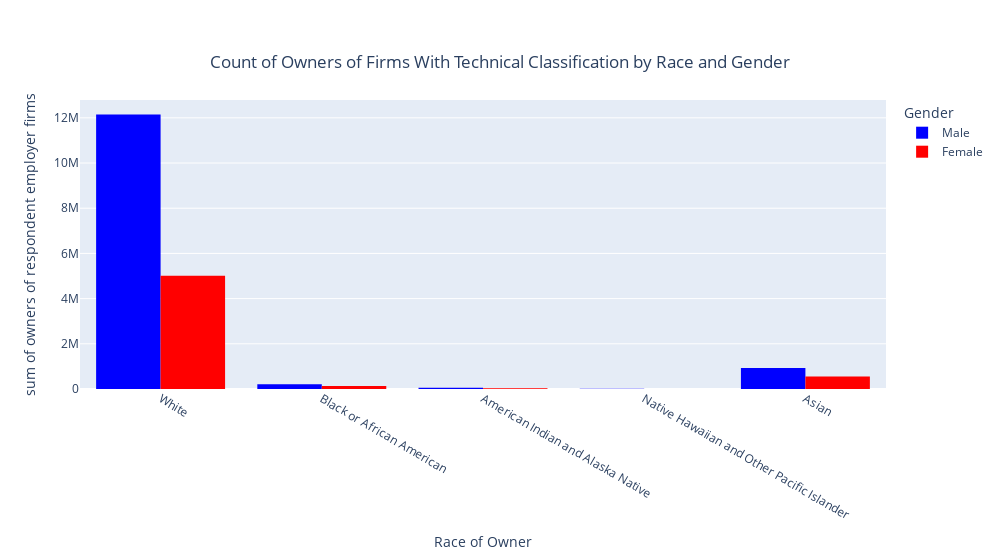

The notebook cell saved with this chart:
### Code cell
technical_fields_owners_races_df = technical_fields_owners_df.copy()
technical_fields_owners_races_df.drop(technical_fields_owners_races_df.index[technical_fields_owners_races_df['OWNER_RACE_LABEL'] == 'All owners of respondent firms'], inplace=True)
technical_fields_owners_races_df.drop(technical_fields_owners_races_df.index[technical_fields_owners_races_df['OWNER_RACE_LABEL'] == 'Minority'], inplace=True)
technical_fields_owners_races_df.drop(technical_fields_owners_races_df.index[technical_fields_owners_races_df['OWNER_RACE_LABEL'] == 'Nonminority'], inplace=True)
technical_fields_owners_races_df.drop(technical_fields_owners_races_df.index[technical_fields_owners_races_df['OWNER_SEX_LABEL'] == 'All owners of respondent firms'], inplace=True)

fig = px.histogram(technical_fields_owners_races_df, color='OWNER_SEX_LABEL', x='OWNER_RACE_LABEL', barmode='group', y='OWNPDEMP', title='Count of Owners of Firms With Technical Classification by Race and Gender', labels={'OWNER_SEX_LABEL':'Gender', 'OWNPDEMP': 'owners of respondent employer firms', 'OWNER_RACE_LABEL':'Race of Owner'}, color_discrete_map={'Male': 'blue','Female': 'red'})
fig.update_layout(
    title={        
        'y':0.9,
        'x':0.5,
        'xanchor': 'center',
        'yanchor': 'top'},
    width = 1000)
fig.show()

### Figure 1 — Plotly figure (JSON) as saved in the notebook; plotly's stock layout.template omitted (floating-point values rounded to 4 significant figures; data arrays with more than 128 entries replaced by an {"elided": "..."} marker saying what was removed)
{"data": [{"alignmentgroup": "True", "bingroup": "x", "histfunc": "sum", "hovertemplate": "Gender=Male<br>Race of Owner=%{x}<br>sum of owners of respondent employer firms=%{y}<extra></extra>", "legendgroup": "Male", "marker": {"color": "blue", "pattern": {"shape": ""}}, "name": "Male", "offsetgroup": "Male", "orientation": "v", "showlegend": true, "type": "histogram", "x": {"elided": "523 str values"}, "xaxis": "x", "y": {"elided": "523 int values"}, "yaxis": "y"}, {"alignmentgroup": "True", "bingroup": "x", "histfunc": "sum", "hovertemplate": "Gender=Female<br>Race of Owner=%{x}<br>sum of owners of respondent employer firms=%{y}<extra></extra>", "legendgroup": "Female", "marker": {"color": "red", "pattern": {"shape": ""}}, "name": "Female", "offsetgroup": "Female", "orientation": "v", "showlegend": true, "type": "histogram", "x": {"elided": "506 str values"}, "xaxis": "x", "y": {"elided": "506 int values"}, "yaxis": "y"}], "layout": {"barmode": "group", "legend": {"title": {"text": "Gender"}, "tracegroupgap": 0}, "title": {"text": "Count of Owners of Firms With Technical Classification by Race and Gender", "x": 0.5, "xanchor": "center", "y": 0.9, "yanchor": "top"}, "width": 1000, "xaxis": {"anchor": "y", "domain": [0, 1], "title": {"text": "Race of Owner"}}, "yaxis": {"anchor": "x", "domain": [0, 1], "title": {"text": "sum of owners of respondent employer firms"}}}}
